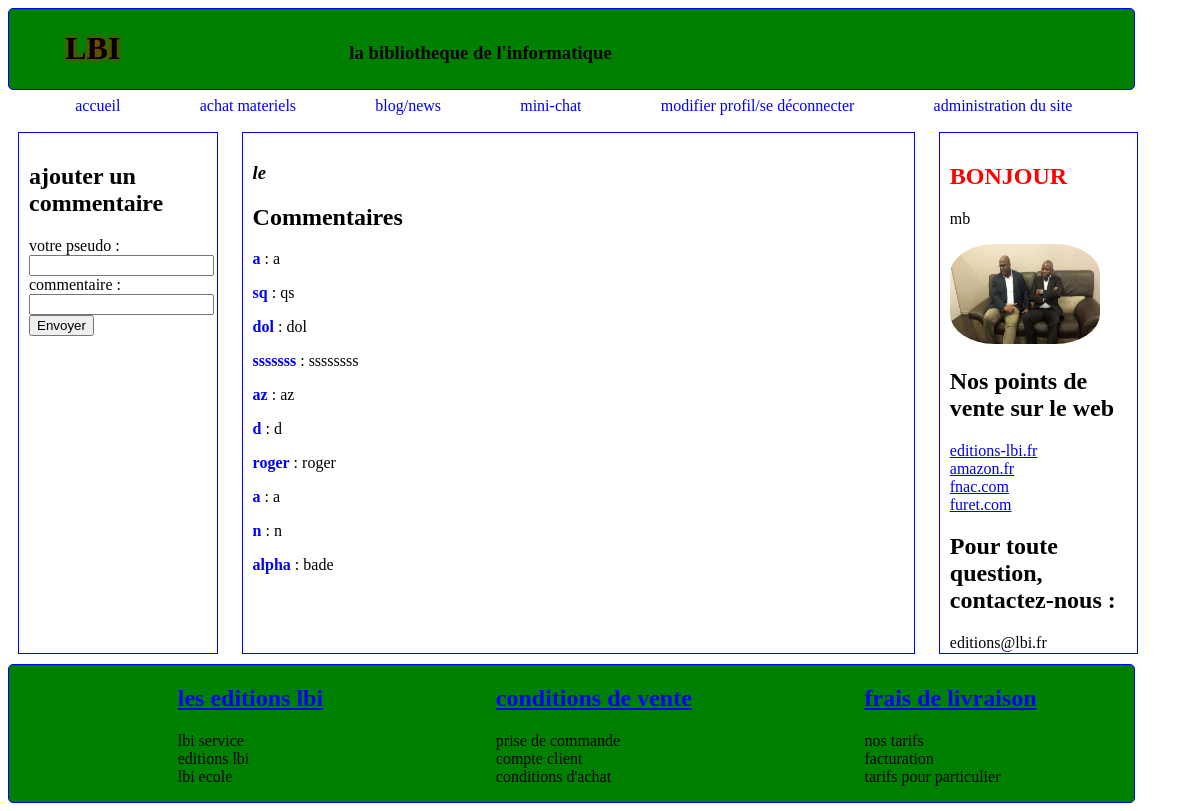
Page /blog_coment_conect.php?billet (signed in) on the committed database.
### tables this page shows
CREATE TABLE IF NOT EXISTS `coment` (
  `id` int(10) UNSIGNED NOT NULL AUTO_INCREMENT,
  `id_billet` int(10) UNSIGNED NOT NULL,
  `pseudo` varchar(255) NOT NULL,
  `commentaire` varchar(255) NOT NULL,
  UNIQUE KEY `id` (`id`)
);

### structure/block23_coment_conect.php (the view, shortened to what this page needs)
<div class="bloc">
<?php
try
{
	$bdd = new PDO('mysql:host=localhost;dbname=document;charset=utf8', 'root', '');
}
catch(Exception $e)
{
        die('Erreur : '.$e->getMessage());
}
$req = $bdd->prepare('SELECT id, titre, contenu, DATE_FORMAT(date_creation, \'%d/%m/%Y à %Hh%imin%ss\') AS date_creation_fr FROM billets WHERE id = ?');
$req->execute(array($_GET['billet']));
$donnees = $req->fetch();
?>
    <h3>
        <em>le <?php echo $donnees['date_creation_fr']; ?></em>
    </h3>
<h2>Commentaires</h2>
<?php
$reponse = $bdd->prepare('SELECT pseudo, commentaire FROM coment WHERE id_billet = ? ORDER BY ID DESC LIMIT 0, 10');
$reponse->execute(array($_GET['billet']));
while ($donnees = $reponse->fetch())
{
	echo '<p><strong style="color:blue">' . htmlspecialchars($donnees['pseudo']) . '</strong> : ' . htmlspecialchars($donnees['commentaire']) . '</p>';
}
?>
</div>

### menu1.css (style rules this page uses)
.bloc1, .bloc, .bloc2 { display:inline-block; }
div.bloc { padding:10px; margin:10px; height:500px; width:55%; border:1px blue groove; vertical-align:top; text-align:left; overflow:auto; }

### rows in the picture
coment: pseudo "a", commentaire "a"
coment: pseudo "sq", commentaire "qs"
coment: pseudo "dol", commentaire "dol"
coment: pseudo "sssssss", commentaire "ssssssss"
coment: pseudo "az", commentaire "az"
coment: pseudo "d", commentaire "d"
coment: pseudo "roger", commentaire "roger"
coment: pseudo "a", commentaire "a"
coment: pseudo "n", commentaire "n"
coment: pseudo "alpha", commentaire "bade"

### other values in the picture
$_SESSION['pseudo'] "mb"
